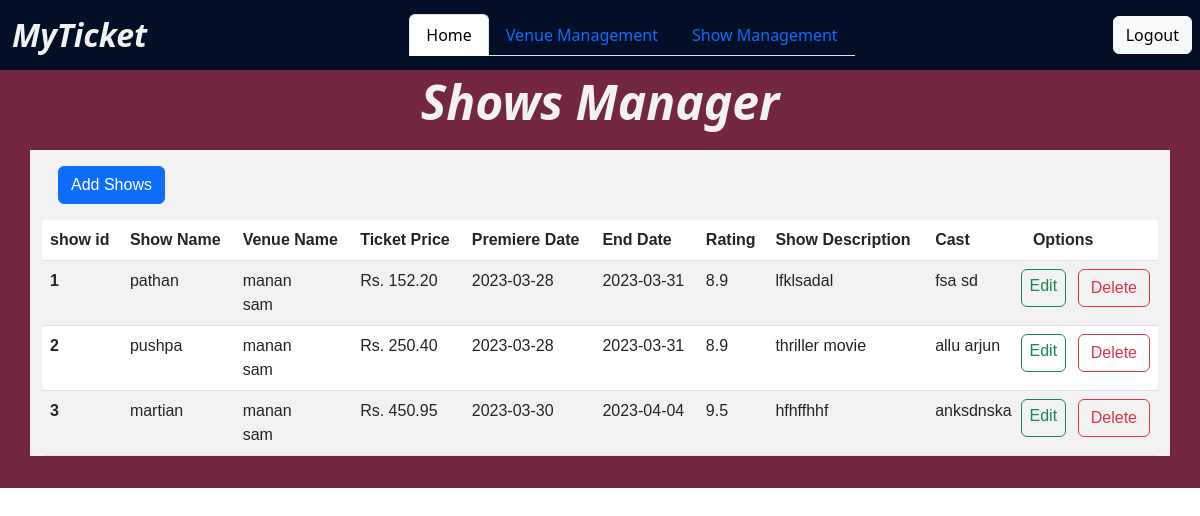
Before: /admin/show_mgmt (signed in) with the older database file.
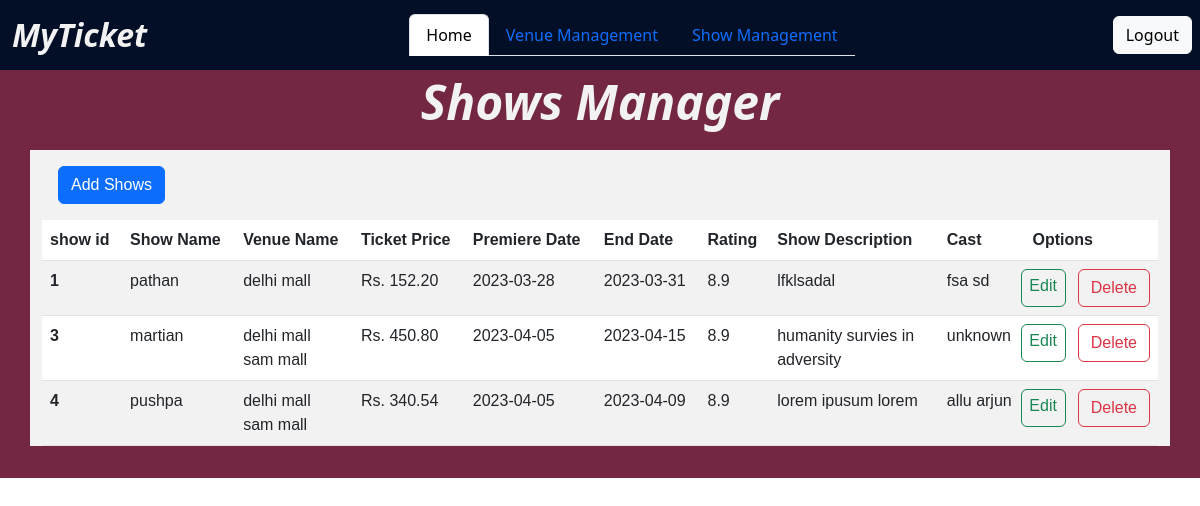
After: the same page with the newer database file.
### app/models/models.py (models this page shows, shortened)
class Shows(db.Model):
    __tablename__ = "shows"
    __searchable__ = ['show_name', 'rating', 'tags', 'cast']
    show_id = db.Column(db.Integer, primary_key=True, autoincrement=True)
    show_name = db.Column(db.String, nullable=False, unique=True)
    ticket_price = db.Column(db.Numeric(precision=3, scale=2), nullable=False)
    premiere_date = db.Column(DATE(storage_format="%(day)02d/%(month)02d/%(year)04d",
                                   regexp=re.compile("(?P<day>\d+)/(?P<month>\d+)/(?P<year>\d+)")))
    end_date = db.Column(DATE(storage_format="%(day)02d/%(month)02d/%(year)04d",
                              regexp=re.compile("(?P<day>\d+)/(?P<month>\d+)/(?P<year>\d+)")))
    rating = db.Column(db.Numeric(precision=2, scale=1))
    tags = db.Column(db.String)
    show_description = db.Column(db.String)
    cast = db.Column(db.String)
    poster_filename = db.Column(db.String(255), nullable=False)

class Venues(db.Model):
    __tablename__ = "venues"
    __searchable__ = ['venue_name', 'street', 'city', 'state', 'venue_tags']
    venue_id = db.Column(db.Integer, primary_key=True, autoincrement=True)
    venue_name = db.Column(db.String(150), unique=True, nullable=False)
    capacity = db.Column(db.Integer, nullable=False)
    street = db.Column(db.String(150), nullable=False)
    city = db.Column(db.String(150), nullable=False)
    state = db.Column(db.String(150), nullable=False)
    venue_tags = db.Column(db.String(150))

### app/controllers/admin/admin_controllers.py (the view)
@admin_controls.route("/show_mgmt", methods=['GET', 'POST'])
@admin_required
@login_required
def show_mgmt():
    shows = Shows.query.all()
    venues = {}
    for show in shows:
        venue_shows = ShowsInVenues.query.filter_by(show_id=show.show_id).all()
        venues[show.show_id] = []
        for venue_show in venue_shows:
            venue = Venues.query.filter_by(venue_id=venue_show.venue_id).first()
            venues[show.show_id].append(venue.venue_name)
    return render_template("admin/shows/showmgmt.html.jinja2", shows=shows, venues=venues)

### app/controllers/auth.py (called while the page is built)
def admin_required(f):
    @wraps(f)
    def decorated(*args, **kwargs):
        is_admin = False
        if current_user.is_authenticated:
            is_admin = current_user.isadmin
        if not is_admin:
            return "<h1>Routes doesn't exits</h1>", 400
        elif is_admin:
            return f(*args, **kwargs)
    return decorated

@login_manager.user_loader
def load_user(user_id):
    return User.query.get(int(user_id))

### app/templates/admin/shows/showmgmt.html.jinja2 (shortened to what this page needs)
<!DOCTYPE html>
<html lang="en">
  <head>
    <link rel="stylesheet" href="../../static/styles/show_mgmt.style.css">
  </head>
  <body>
    {% include 'admin/base.html.jinja2' %}
    <div class="container-fluid show--container">
      <h4 class="shows__heading">Shows Manager</h4>
      <div class="show__list container mt-5" style="margin: 0 auto">
        <a href="add_show" class="btn btn-primary m-3">Add Shows</a>
        <table class="table table-striped">
          <thead>
            <tr>
              <th scope="col">{{ "show id" }}</th>
              <th scope="col">{{ "Show Name" }}</th>
              <th scope="col">{{ "Venue Name" }}</th>
              <th scope="col">{{ "Ticket Price  " }}</th>
              <th scope="col">{{ "Premiere Date" }}</th>
              <th scope="col">{{ "End Date" }}</th>
              <th scope="col">{{ "Rating" }}</th>
              <th scope="col" >{{ "Show Description" }}</th>
              <th scope="col">{{ "Cast" }}</th>
              <th scope="col">Options</th>
            </tr>
          </thead>
          <tbody>
            {% for show in shows %}
            <tr>
              <th scope="row">{{ show.show_id }}</th>
              <td>{{ show.show_name }}</td>
              <td style="max-width: 10rem;">
                {% for venue in venues[show.show_id] %}
                {{venue}} <br />
                {% endfor %}
              </td>
              <td>Rs. {{ show.ticket_price }}</td>
              <td>{{ show.premiere_date }}</td>
              <td>{{ show.end_date }}</td>
              <td>{{ show.rating }}</td>
              <td style=" margin: 1rem; max-width: 10rem;">{{ show.show_description }}</td>
              <td style="max-width: 10rem;">{{show.cast}}</td>
              <td class="text-align-center">
                <span class="row">
                  <a
                    href="edit_show/{{ show.show_id }}"
                    class=" col btn btn-outline-success p-1"
                    >Edit</a
                  >
                  <form action="{{ url_for('admin_controllers.delete_show', show_id=show.show_id) }}" method="POST" class="col">
                    <button type="submit" class="btn btn-outline-danger">
                      Delete
                    </button>
                  </form>
                </span>
              </td>
            </tr>
            {% endfor %}
          </tbody>
        </table>
      </div>
    </div>
  </body>
</html>

### app/templates/admin/base.html.jinja2 (shortened to what this page needs)
<!DOCTYPE html>
<html lang="en">
  <head>
    <link
      href="https://cdn.jsdelivr.net/npm/bootstrap@5.3.0-alpha1/dist/css/bootstrap.min.css"
      rel="stylesheet"
    />
    <link
      rel="stylesheet"
      href="https://cdn.jsdelivr.net/npm/bootstrap-icons@1.10.3/font/bootstrap-icons.css"
    />
    <link rel="stylesheet" href="../static/styles/base.style.css" />
  </head>
  <body>
    <div class="nav--block">
      <nav class="navbar" style="background: rgba(3, 15, 38, 1)">
        <div>
          <a
            class="navbar-brand"
            style="color: rgba(242, 242, 242, 1); font-style: oblique"
            href="/"
          >
            MyTicket
          </a>
        </div>
        <ul class="nav nav-tabs">
          <li class="nav-item">
            <a class="nav-link active" aria-current="page" href="/admin">Home</a>
          </li>
          <li class="nav-item">
            <a class="nav-link" href="venue_mgmt">Venue Management</a>
          </li>
          <li class="nav-item">
            <a class="nav-link" href="show_mgmt">Show Management</a>
          </li>
        </ul>
        <div class="m-2">
          <a href="logout" class="btn btn-light">Logout</a>
        </div>
      </nav>
    </div>
  </body>
</html>

### app/static/styles/show_mgmt.style.css (style rules this page uses)
*, *::before, *::after { box-sizing: border-box; }
:root { font-family: 'PT Sans', sans-serif; --clr-primary-5: #f2f2f2; --clr-primary-4: #f25757; --clr-primary-3: #030f26; --clr-primary-2: #732743; --clr-primary-1: #d93250; --clr-sec-1: #FF3D3D; --w-light: 300; --w-heavy: 700; --w-regular: 500; }
body { margin: 0; font-family: 'PT Sans', sans-serif; }
.container-fluid { padding: 1rem; }
.show--container { background: var(--clr-primary-2); }
.shows__heading { color: var(--clr-primary-5); font-weight: var(--w-heavy); text-align: center; font-style: oblique; line-height: 0; margin: 1rem auto; font-size: 3rem; }
.show__list { background: var(--clr-primary-5); }

### app/static/styles/base.style.css (style rules this page uses)
*, *::before, *::after { box-sizing: border-box; }
:root { font-family: 'PT Sans', sans-serif; --clr-primary-5: #f2f2f2; --clr-primary-4: #f25757; --clr-primary-3: #030f26; --clr-primary-2: #732743; --clr-primary-1: #d93250; --clr-sec-1: #FF3D3D; --w-light: 300; --w-heavy: 700; --w-regular: 500; }
body { margin: 0; }
.container { font-family: 'PT Sans', sans-serif; }
.nav--block { padding: 0; }
.nav--block .navbar-brand { font-size: 2rem; font-weight: var(--w-heavy); padding: 0.5rem 0.75rem; margin: 0; }

Changed rows visible on the page:
removed Shows: show_id "2", show_name "pushpa", ticket_price "250.40", premiere_date "2023-03-28", end_date "2023-03-31", rating "8.9", show_description "thriller movie", cast "allu arjun", Venues (venue_name "manan"), Venues (venue_name "sam")
changed Shows "pathan": loses Venues (venue_name "sam")
changed Venues: venue_name "manan" → "delhi mall"
changed Shows "martian": ticket_price "450.95" → "450.80"; premiere_date "2023-03-30" → "2023-04-05"; end_date "2023-04-04" → "2023-04-15"; rating "9.5" → "8.9"; show_description "hfhffhhf" → "humanity survies in adversity"; cast "anksdnska" → "unknown"
changed Venues: venue_name "sam" → "sam mall"
added Shows: show_id "4", show_name "pushpa", ticket_price "340.54", premiere_date "2023-04-05", end_date "2023-04-09", rating "8.9", show_description "lorem ipusum lorem", cast "allu arjun", Venues (venue_name "delhi mall"), Venues (venue_name "sam mall")
